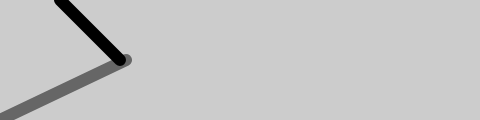
Frame 1 (no input)
Frame 60 (no input): identical to frame 1, image omitted
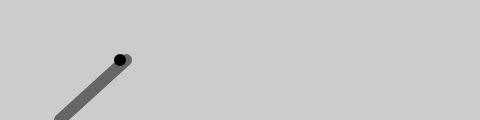
Frame 120 (the mouse pressed at the canvas centre since frame 60)

The p5.js sketch that drew these frames (run headless with seeded random() and noise() and a simulated clock; from frame 60 on, the mouse is pressed at the canvas centre):

// p5.js sketch
// ── sketch.js
/*
note:MAP 
map(ValueNeedToBeMapped, OriginalStartValue, OriginalEndValue, NewStartValue, NewEndValue)
*/

function setup() {
  createCanvas(480, 120);
  strokeWeight(12);
}

function draw() {
  background(204);
  stroke(102);
  line(126, 60, mouseY, height);//white line
  stroke(0);
  var mx = map(mouseX, 0, width, 60, 180);
  line(120, 60, mx, mouseY); //black line
} 
